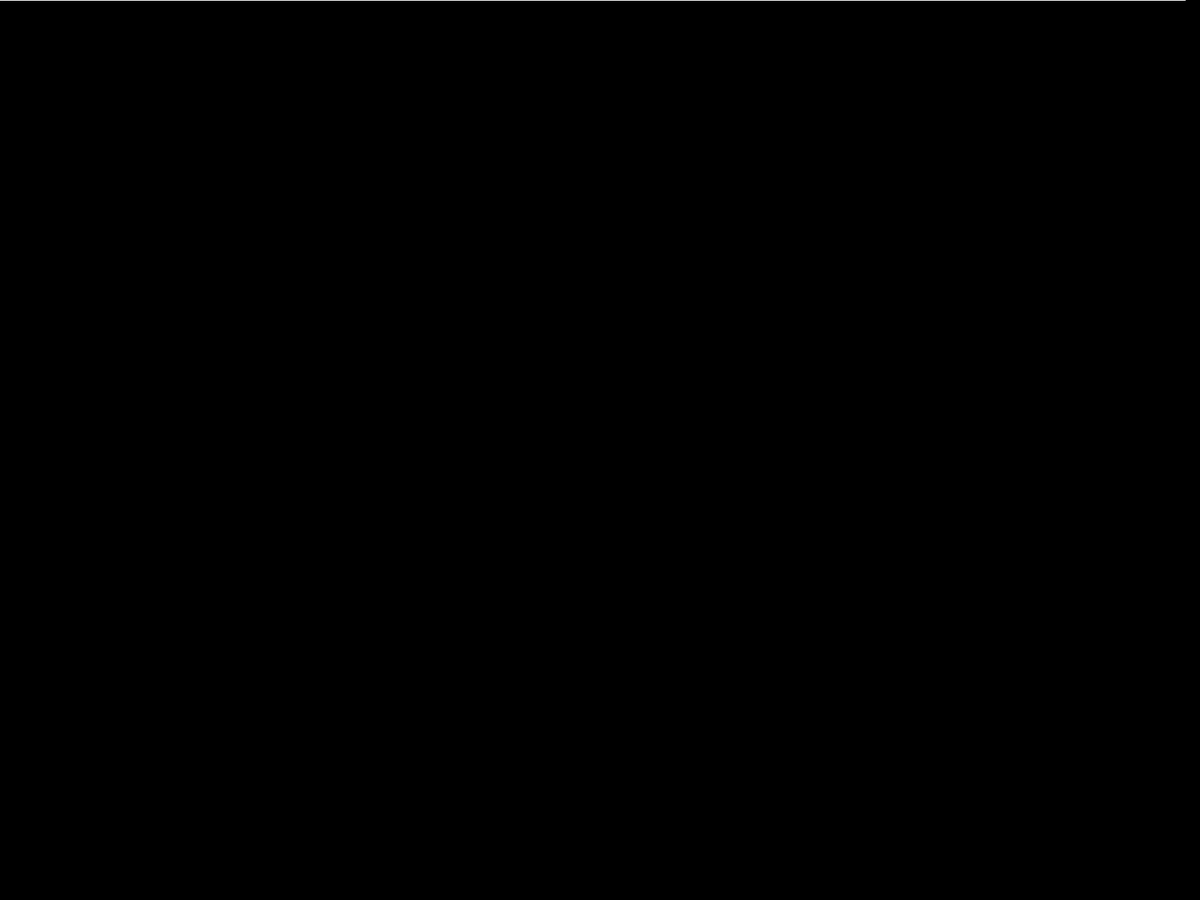
Frame 1 (no input)
Frame 60 (the mouse pressed at the canvas centre just before this capture): identical to frame 1, image omitted
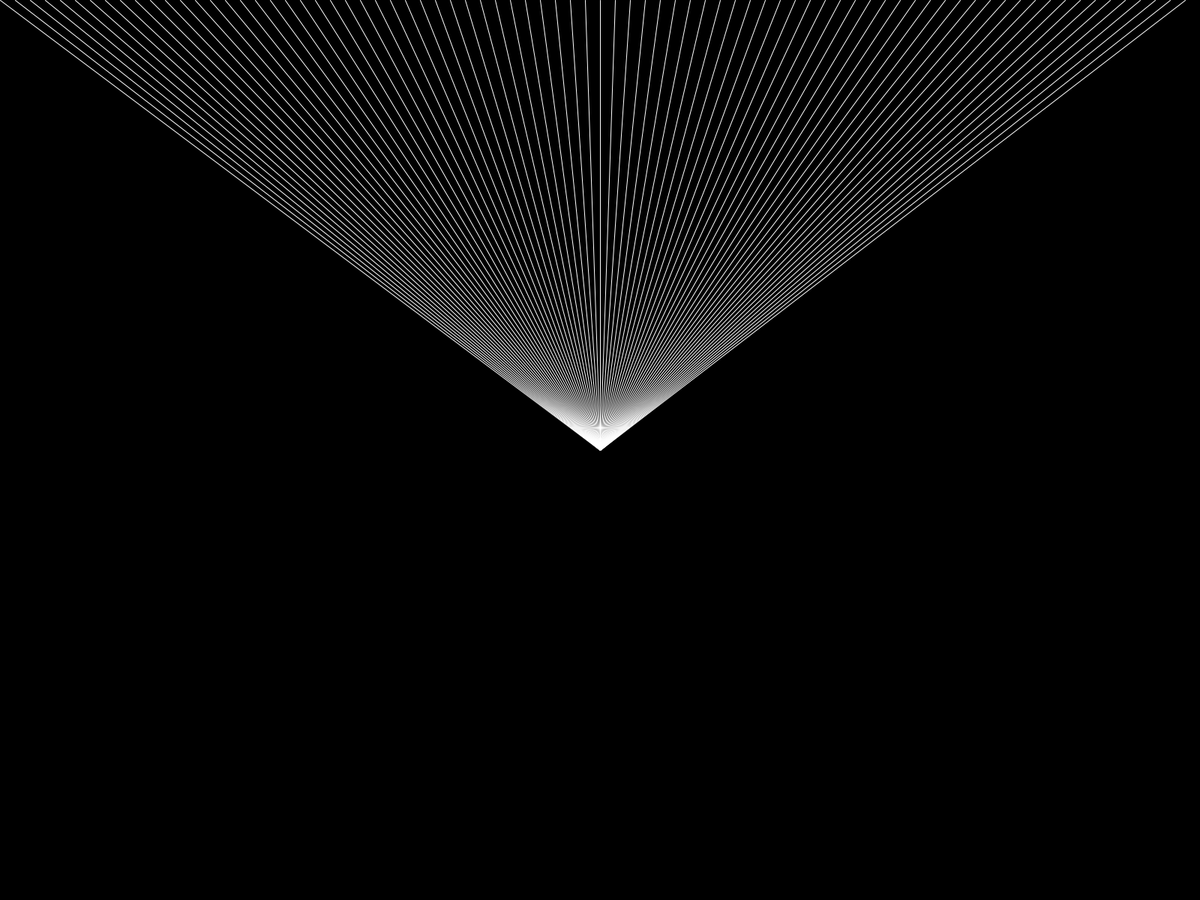
Frame 120 (the mouse held since frame 60 and released just before this capture)

The Processing sketch that drew these frames (run headless with seeded random() and noise(); from frame 60 on, the mouse is pressed at the canvas centre):

// Processing sketch: sketch_170224
// ── sketch_170224.pde
/* [170224]
*    pattern in convergence
*    nested for loops.
*/

void setup() {
  fullScreen();
}

void draw() {
  background(0);
  fill(101);
  stroke(255);

  for (int x = 0; x < width; x = x + 20) {
    line(x, 0, mouseX, mouseY);
  }
}
